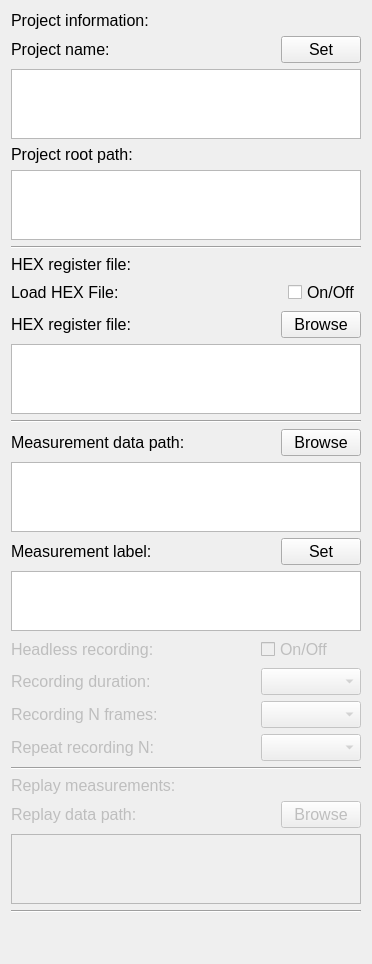
        <widget class="QWidget" name="widget">
         <attribute name="title">
          <string>Project</string>
         </attribute>
         <layout class="QGridLayout" name="gridLayout_2">
          <item row="20" column="0">
           <widget class="QLabel" name="label_58">
            <property name="enabled">
             <bool>false</bool>
            </property>
            <property name="sizePolicy">
             <sizepolicy hsizetype="MinimumExpanding" vsizetype="MinimumExpanding">
              <horstretch>0</horstretch>
              <verstretch>0</verstretch>
             </sizepolicy>
            </property>
            <property name="minimumSize">
             <size>
              <width>100</width>
              <height>15</height>
             </size>
            </property>
            <property name="maximumSize">
             <size>
              <width>300</width>
              <height>20</height>
             </size>
            </property>
            <property name="font">
             <font>
              <pointsize>12</pointsize>
             </font>
            </property>
            <property name="text">
             <string>Replay measurements:</string>
            </property>
           </widget>
          </item>
          <item row="8" column="0">
           <widget class="QLabel" name="label_42">
            <property name="sizePolicy">
             <sizepolicy hsizetype="MinimumExpanding" vsizetype="MinimumExpanding">
              <horstretch>0</horstretch>
              <verstretch>0</verstretch>
             </sizepolicy>
            </property>
            <property name="minimumSize">
             <size>
              <width>100</width>
              <height>15</height>
             </size>
            </property>
            <property name="maximumSize">
             <size>
              <width>300</width>
              <height>20</height>
             </size>
            </property>
            <property name="font">
             <font>
              <pointsize>12</pointsize>
             </font>
            </property>
            <property name="text">
             <string>HEX register file:</string>
            </property>
           </widget>
          </item>
          <item row="13" column="0">
           <widget class="Line" name="line_4">
            <property name="font">
             <font>
              <pointsize>8</pointsize>
             </font>
            </property>
            <property name="orientation">
             <enum>Qt::Horizontal</enum>
            </property>
           </widget>
          </item>
          <item row="15" column="0">
           <widget class="QTextBrowser" name="browse_meas_out_path_textBrowser">
            <property name="sizePolicy">
             <sizepolicy hsizetype="MinimumExpanding" vsizetype="MinimumExpanding">
              <horstretch>0</horstretch>
              <verstretch>0</verstretch>
             </sizepolicy>
            </property>
            <property name="minimumSize">
             <size>
              <width>350</width>
              <height>60</height>
             </size>
            </property>
            <property name="maximumSize">
             <size>
              <width>395</width>
              <height>70</height>
             </size>
            </property>
            <property name="font">
             <font>
              <pointsize>12</pointsize>
             </font>
            </property>
           </widget>
          </item>
          <item row="26" column="0">
           <spacer name="verticalSpacer">
            <property name="orientation">
             <enum>Qt::Vertical</enum>
            </property>
            <property name="sizeHint" stdset="0">
             <size>
              <width>20</width>
              <height>40</height>
             </size>
            </property>
           </spacer>
          </item>
          <item row="0" column="0">
           <widget class="QLabel" name="label_59">
            <property name="sizePolicy">
             <sizepolicy hsizetype="MinimumExpanding" vsizetype="MinimumExpanding">
              <horstretch>0</horstretch>
              <verstretch>0</verstretch>
             </sizepolicy>
            </property>
            <property name="minimumSize">
             <size>
              <width>100</width>
              <height>15</height>
             </size>
            </property>
            <property name="maximumSize">
             <size>
              <width>300</width>
              <height>20</height>
             </size>
            </property>
            <property name="font">
             <font>
              <pointsize>12</pointsize>
             </font>
            </property>
            <property name="text">
             <string>Project information:</string>
            </property>
           </widget>
          </item>
          <item row="24" column="0">
           <widget class="QTextBrowser" name="browse_meas_in_path_textBrowser">
            <property name="enabled">
             <bool>false</bool>
            </property>
            <property name="sizePolicy">
             <sizepolicy hsizetype="MinimumExpanding" vsizetype="MinimumExpanding">
              <horstretch>0</horstretch>
              <verstretch>0</verstretch>
             </sizepolicy>
            </property>
            <property name="minimumSize">
             <size>
              <width>350</width>
              <height>60</height>
             </size>
            </property>
            <property name="maximumSize">
             <size>
              <width>395</width>
              <height>70</height>
             </size>
            </property>
            <property name="font">
             <font>
              <pointsize>12</pointsize>
             </font>
            </property>
           </widget>
          </item>
          <item row="19" column="0">
           <widget class="Line" name="line_3">
            <property name="font">
             <font>
              <pointsize>8</pointsize>
             </font>
            </property>
            <property name="orientation">
             <enum>Qt::Horizontal</enum>
            </property>
           </widget>
          </item>
          <item row="10" column="0">
           <layout class="QGridLayout" name="gridLayout_4">
            <item row="0" column="2">
             <widget class="QPushButton" name="browse_register_path_button">
              <property name="sizePolicy">
               <sizepolicy hsizetype="Fixed" vsizetype="Fixed">
                <horstretch>0</horstretch>
                <verstretch>0</verstretch>
               </sizepolicy>
              </property>
              <property name="maximumSize">
               <size>
                <width>90</width>
                <height>30</height>
               </size>
              </property>
              <property name="font">
               <font>
                <pointsize>12</pointsize>
               </font>
              </property>
              <property name="text">
               <string>Browse</string>
              </property>
             </widget>
            </item>
            <item row="0" column="0">
             <widget class="QLabel" name="label">
              <property name="sizePolicy">
               <sizepolicy hsizetype="MinimumExpanding" vsizetype="MinimumExpanding">
                <horstretch>0</horstretch>
                <verstretch>0</verstretch>
               </sizepolicy>
              </property>
              <property name="minimumSize">
               <size>
                <width>100</width>
                <height>15</height>
               </size>
              </property>
              <property name="maximumSize">
               <size>
                <width>300</width>
                <height>20</height>
               </size>
              </property>
              <property name="font">
               <font>
                <pointsize>12</pointsize>
               </font>
              </property>
              <property name="text">
               <string>HEX register file:</string>
              </property>
             </widget>
            </item>
           </layout>
          </item>
          <item row="16" column="0">
           <layout class="QGridLayout" name="gridLayout_32">
            <item row="0" column="1">
             <widget class="QPushButton" name="browse_meas_data_label_button">
              <property name="maximumSize">
               <size>
                <width>90</width>
                <height>30</height>
               </size>
              </property>
              <property name="font">
               <font>
                <pointsize>12</pointsize>
               </font>
              </property>
              <property name="text">
               <string>Set</string>
              </property>
             </widget>
            </item>
            <item row="0" column="0">
             <widget class="QLabel" name="label_47">
              <property name="sizePolicy">
               <sizepolicy hsizetype="MinimumExpanding" vsizetype="MinimumExpanding">
                <horstretch>0</horstretch>
                <verstretch>0</verstretch>
               </sizepolicy>
              </property>
              <property name="minimumSize">
               <size>
                <width>100</width>
                <height>15</height>
               </size>
              </property>
              <property name="maximumSize">
               <size>
                <width>300</width>
                <height>20</height>
               </size>
              </property>
              <property name="font">
               <font>
                <pointsize>12</pointsize>
               </font>
              </property>
              <property name="text">
               <string>Measurement label:</string>
              </property>
             </widget>
            </item>
           </layout>
          </item>
          <item row="18" column="0">
           <layout class="QGridLayout" name="gridLayout_24">
            <item row="2" column="2">
             <widget class="QComboBox" name="combo_box_measurement_duration">
              <property name="enabled">
               <bool>false</bool>
              </property>
              <property name="minimumSize">
               <size>
                <width>100</width>
                <height>0</height>
               </size>
              </property>
              <property name="maximumSize">
               <size>
                <width>90</width>
                <height>30</height>
               </size>
              </property>
              <property name="font">
               <font>
                <pointsize>12</pointsize>
               </font>
              </property>
             </widget>
            </item>
            <item row="3" column="2">
             <widget class="QComboBox" name="combo_box_recording_n_frames">
              <property name="enabled">
               <bool>false</bool>
              </property>
              <property name="minimumSize">
               <size>
                <width>100</width>
                <height>0</height>
               </size>
              </property>
              <property name="maximumSize">
               <size>
                <width>90</width>
                <height>30</height>
               </size>
              </property>
              <property name="font">
               <font>
                <pointsize>12</pointsize>
               </font>
              </property>
             </widget>
            </item>
            <item row="4" column="2">
             <widget class="QComboBox" name="combo_box_repeat_recording_n">
              <property name="enabled">
               <bool>false</bool>
              </property>
              <property name="minimumSize">
               <size>
                <width>100</width>
                <height>0</height>
               </size>
              </property>
              <property name="maximumSize">
               <size>
                <width>90</width>
                <height>30</height>
               </size>
              </property>
              <property name="font">
               <font>
                <pointsize>12</pointsize>
               </font>
              </property>
             </widget>
            </item>
            <item row="4" column="0">
             <widget class="QLabel" name="label_46">
              <property name="enabled">
               <bool>false</bool>
              </property>
              <property name="sizePolicy">
               <sizepolicy hsizetype="MinimumExpanding" vsizetype="MinimumExpanding">
                <horstretch>0</horstretch>
                <verstretch>0</verstretch>
               </sizepolicy>
              </property>
              <property name="minimumSize">
               <size>
                <width>100</width>
                <height>15</height>
               </size>
              </property>
              <property name="maximumSize">
               <size>
                <width>300</width>
                <height>20</height>
               </size>
              </property>
              <property name="font">
               <font>
                <pointsize>12</pointsize>
               </font>
              </property>
              <property name="text">
               <string>Repeat recording N:</string>
              </property>
             </widget>
            </item>
            <item row="2" column="0">
             <widget class="QLabel" name="label_17">
              <property name="enabled">
               <bool>false</bool>
              </property>
              <property name="sizePolicy">
               <sizepolicy hsizetype="MinimumExpanding" vsizetype="MinimumExpanding">
                <horstretch>0</horstretch>
                <verstretch>0</verstretch>
               </sizepolicy>
              </property>
              <property name="minimumSize">
               <size>
                <width>100</width>
                <height>15</height>
               </size>
              </property>
              <property name="maximumSize">
               <size>
                <width>300</width>
                <height>20</height>
               </size>
              </property>
              <property name="font">
               <font>
                <pointsize>12</pointsize>
               </font>
              </property>
              <property name="text">
               <string>Recording duration:</string>
              </property>
             </widget>
            </item>
            <item row="3" column="0">
             <widget class="QLabel" name="label_40">
              <property name="enabled">
               <bool>false</bool>
              </property>
              <property name="sizePolicy">
               <sizepolicy hsizetype="MinimumExpanding" vsizetype="MinimumExpanding">
                <horstretch>0</horstretch>
                <verstretch>0</verstretch>
               </sizepolicy>
              </property>
              <property name="minimumSize">
               <size>
                <width>100</width>
                <height>15</height>
               </size>
              </property>
              <property name="maximumSize">
               <size>
                <width>300</width>
                <height>20</height>
               </size>
              </property>
              <property name="font">
               <font>
                <pointsize>12</pointsize>
               </font>
              </property>
              <property name="text">
               <string>Recording N frames:</string>
              </property>
             </widget>
            </item>
            <item row="1" column="0">
             <widget class="QLabel" name="label_48">
              <property name="enabled">
               <bool>false</bool>
              </property>
              <property name="sizePolicy">
               <sizepolicy hsizetype="MinimumExpanding" vsizetype="MinimumExpanding">
                <horstretch>0</horstretch>
                <verstretch>0</verstretch>
               </sizepolicy>
              </property>
              <property name="minimumSize">
               <size>
                <width>100</width>
                <height>15</height>
               </size>
              </property>
              <property name="maximumSize">
               <size>
                <width>300</width>
                <height>20</height>
               </size>
              </property>
              <property name="font">
               <font>
                <pointsize>12</pointsize>
               </font>
              </property>
              <property name="text">
               <string>Headless recording:</string>
              </property>
             </widget>
            </item>
            <item row="1" column="2">
             <widget class="QCheckBox" name="headless_recording_check_box">
              <property name="enabled">
               <bool>false</bool>
              </property>
              <property name="font">
               <font>
                <pointsize>12</pointsize>
               </font>
              </property>
              <property name="text">
               <string>On/Off</string>
              </property>
             </widget>
            </item>
           </layout>
          </item>
          <item row="9" column="0">
           <layout class="QHBoxLayout" name="horizontalLayout_18">
            <item>
             <widget class="QLabel" name="label_26">
              <property name="sizePolicy">
               <sizepolicy hsizetype="MinimumExpanding" vsizetype="MinimumExpanding">
                <horstretch>0</horstretch>
                <verstretch>0</verstretch>
               </sizepolicy>
              </property>
              <property name="minimumSize">
               <size>
                <width>100</width>
                <height>15</height>
               </size>
              </property>
              <property name="maximumSize">
               <size>
                <width>300</width>
                <height>20</height>
               </size>
              </property>
              <property name="font">
               <font>
                <pointsize>12</pointsize>
               </font>
              </property>
              <property name="text">
               <string>Load HEX File:</string>
              </property>
             </widget>
            </item>
            <item>
             <spacer name="horizontalSpacer_11">
              <property name="font">
               <font>
                <pointsize>8</pointsize>
               </font>
              </property>
              <property name="orientation">
               <enum>Qt::Horizontal</enum>
              </property>
              <property name="sizeHint" stdset="0">
               <size>
                <width>40</width>
                <height>20</height>
               </size>
              </property>
             </spacer>
            </item>
            <item>
             <widget class="QCheckBox" name="headless_recording_check_box_2">
              <property name="font">
               <font>
                <pointsize>12</pointsize>
               </font>
              </property>
              <property name="text">
               <string>On/Off</string>
              </property>
             </widget>
            </item>
           </layout>
          </item>
          <item row="25" column="0">
           <widget class="Line" name="line_5">
            <property name="font">
             <font>
              <pointsize>8</pointsize>
             </font>
            </property>
            <property name="orientation">
             <enum>Qt::Horizontal</enum>
            </property>
           </widget>
          </item>
          <item row="17" column="0">
           <widget class="QPlainTextEdit" name="session_label_plainTextEdit">
            <property name="sizePolicy">
             <sizepolicy hsizetype="MinimumExpanding" vsizetype="MinimumExpanding">
              <horstretch>0</horstretch>
              <verstretch>0</verstretch>
             </sizepolicy>
            </property>
            <property name="minimumSize">
             <size>
              <width>337</width>
              <height>50</height>
             </size>
            </property>
            <property name="maximumSize">
             <size>
              <width>395</width>
              <height>60</height>
             </size>
            </property>
            <property name="font">
             <font>
              <pointsize>12</pointsize>
             </font>
            </property>
           </widget>
          </item>
          <item row="6" column="0">
           <widget class="QTextBrowser" name="mira_system_path_textBrowser">
            <property name="sizePolicy">
             <sizepolicy hsizetype="MinimumExpanding" vsizetype="MinimumExpanding">
              <horstretch>0</horstretch>
              <verstretch>0</verstretch>
             </sizepolicy>
            </property>
            <property name="minimumSize">
             <size>
              <width>350</width>
              <height>60</height>
             </size>
            </property>
            <property name="maximumSize">
             <size>
              <width>395</width>
              <height>70</height>
             </size>
            </property>
            <property name="font">
             <font>
              <pointsize>12</pointsize>
             </font>
            </property>
           </widget>
          </item>
          <item row="11" column="0">
           <widget class="QTextBrowser" name="browse_register_path_textBrowser">
            <property name="sizePolicy">
             <sizepolicy hsizetype="MinimumExpanding" vsizetype="MinimumExpanding">
              <horstretch>0</horstretch>
              <verstretch>0</verstretch>
             </sizepolicy>
            </property>
            <property name="minimumSize">
             <size>
              <width>350</width>
              <height>60</height>
             </size>
            </property>
            <property name="maximumSize">
             <size>
              <width>395</width>
              <height>70</height>
             </size>
            </property>
            <property name="font">
             <font>
              <pointsize>12</pointsize>
             </font>
            </property>
           </widget>
          </item>
          <item row="14" column="0">
           <layout class="QGridLayout" name="gridLayout_19">
            <item row="0" column="1">
             <widget class="QPushButton" name="browse_meas_out_path_button">
              <property name="maximumSize">
               <size>
                <width>90</width>
                <height>30</height>
               </size>
              </property>
              <property name="font">
               <font>
                <pointsize>12</pointsize>
               </font>
              </property>
              <property name="text">
               <string>Browse</string>
              </property>
             </widget>
            </item>
            <item row="0" column="0">
             <widget class="QLabel" name="label_15">
              <property name="sizePolicy">
               <sizepolicy hsizetype="MinimumExpanding" vsizetype="MinimumExpanding">
                <horstretch>0</horstretch>
                <verstretch>0</verstretch>
               </sizepolicy>
              </property>
              <property name="minimumSize">
               <size>
                <width>100</width>
                <height>15</height>
               </size>
              </property>
              <property name="maximumSize">
               <size>
                <width>300</width>
                <height>20</height>
               </size>
              </property>
              <property name="font">
               <font>
                <pointsize>12</pointsize>
               </font>
              </property>
              <property name="text">
               <string>Measurement data path:</string>
              </property>
             </widget>
            </item>
           </layout>
          </item>
          <item row="4" column="0">
           <widget class="QPlainTextEdit" name="mira_project_plainTextEdit">
            <property name="sizePolicy">
             <sizepolicy hsizetype="MinimumExpanding" vsizetype="MinimumExpanding">
              <horstretch>0</horstretch>
              <verstretch>0</verstretch>
             </sizepolicy>
            </property>
            <property name="minimumSize">
             <size>
              <width>350</width>
              <height>60</height>
             </size>
            </property>
            <property name="maximumSize">
             <size>
              <width>395</width>
              <height>70</height>
             </size>
            </property>
            <property name="font">
             <font>
              <pointsize>12</pointsize>
             </font>
            </property>
           </widget>
          </item>
          <item row="2" column="0">
           <layout class="QGridLayout" name="gridLayout_25">
            <item row="1" column="1">
             <widget class="QPushButton" name="mira_project_button">
              <property name="sizePolicy">
               <sizepolicy hsizetype="Fixed" vsizetype="Fixed">
                <horstretch>0</horstretch>
                <verstretch>0</verstretch>
               </sizepolicy>
              </property>
              <property name="maximumSize">
               <size>
                <width>90</width>
                <height>30</height>
               </size>
              </property>
              <property name="font">
               <font>
                <pointsize>12</pointsize>
               </font>
              </property>
              <property name="text">
               <string>Set</string>
              </property>
             </widget>
            </item>
            <item row="1" column="0">
             <widget class="QLabel" name="label_39">
              <property name="sizePolicy">
               <sizepolicy hsizetype="MinimumExpanding" vsizetype="MinimumExpanding">
                <horstretch>0</horstretch>
                <verstretch>0</verstretch>
               </sizepolicy>
              </property>
              <property name="minimumSize">
               <size>
                <width>100</width>
                <height>15</height>
               </size>
              </property>
              <property name="maximumSize">
               <size>
                <width>300</width>
                <height>20</height>
               </size>
              </property>
              <property name="font">
               <font>
                <pointsize>12</pointsize>
               </font>
              </property>
              <property name="text">
               <string>Project name:</string>
              </property>
             </widget>
            </item>
           </layout>
          </item>
          <item row="7" column="0">
           <widget class="Line" name="line_2">
            <property name="font">
             <font>
              <pointsize>8</pointsize>
             </font>
            </property>
            <property name="orientation">
             <enum>Qt::Horizontal</enum>
            </property>
           </widget>
          </item>
          <item row="5" column="0">
           <widget class="QLabel" name="label_38">
            <property name="sizePolicy">
             <sizepolicy hsizetype="MinimumExpanding" vsizetype="MinimumExpanding">
              <horstretch>0</horstretch>
              <verstretch>0</verstretch>
             </sizepolicy>
            </property>
            <property name="minimumSize">
             <size>
              <width>100</width>
              <height>15</height>
             </size>
            </property>
            <property name="maximumSize">
             <size>
              <width>300</width>
              <height>20</height>
             </size>
            </property>
            <property name="font">
             <font>
              <pointsize>12</pointsize>
             </font>
            </property>
            <property name="text">
             <string>Project root path:</string>
            </property>
           </widget>
          </item>
          <item row="21" column="0">
           <layout class="QGridLayout" name="gridLayout_33">
            <item row="0" column="1">
             <widget class="QPushButton" name="browse_meas_in_path_button">
              <property name="enabled">
               <bool>false</bool>
              </property>
              <property name="maximumSize">
               <size>
                <width>90</width>
                <height>30</height>
               </size>
              </property>
              <property name="font">
               <font>
                <pointsize>12</pointsize>
               </font>
              </property>
              <property name="text">
               <string>Browse</string>
              </property>
             </widget>
            </item>
            <item row="0" column="0">
             <widget class="QLabel" name="label_35">
              <property name="enabled">
               <bool>false</bool>
              </property>
              <property name="sizePolicy">
               <sizepolicy hsizetype="MinimumExpanding" vsizetype="MinimumExpanding">
                <horstretch>0</horstretch>
                <verstretch>0</verstretch>
               </sizepolicy>
              </property>
              <property name="minimumSize">
               <size>
                <width>100</width>
                <height>15</height>
               </size>
              </property>
              <property name="maximumSize">
               <size>
                <width>300</width>
                <height>20</height>
               </size>
              </property>
              <property name="font">
               <font>
                <pointsize>12</pointsize>
               </font>
              </property>
              <property name="text">
               <string>Replay data path:</string>
              </property>
             </widget>
            </item>
           </layout>
          </item>
         </layout>
        </widget>
